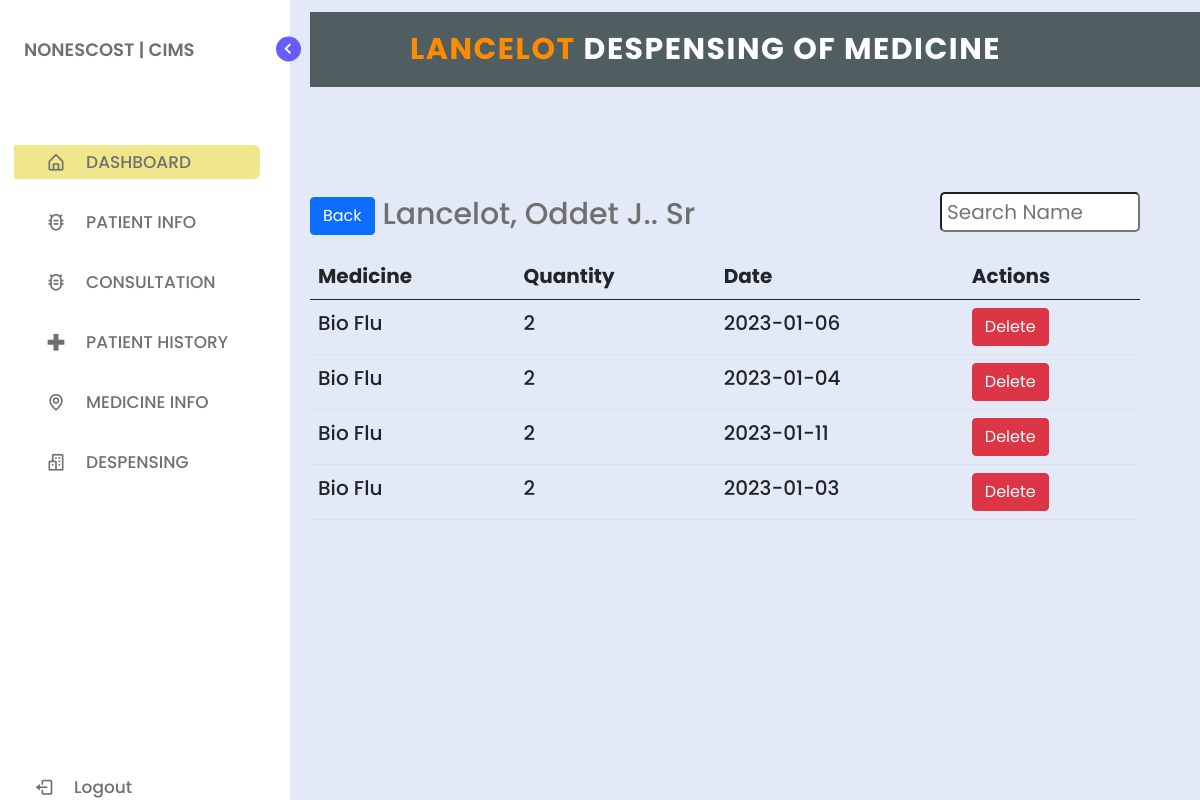
Screenshot of /view_despensing.php?id=13 with the database file from the repository.
### tables this page shows
CREATE TABLE `medical_records` (
  `id` int(11) NOT NULL,
  `med_id` varchar(11) NOT NULL,
  `f_name` varchar(255) NOT NULL,
  `m_name` varchar(255) NOT NULL,
  `l_name` varchar(255) NOT NULL,
  `suffix` varchar(255) NOT NULL,
  `consult_type` varchar(255) NOT NULL,
  `blood_pressure` varchar(255) NOT NULL,
  `findings` varchar(255) NOT NULL,
  `medication` varchar(255) NOT NULL,
  `consult_date` varchar(255) NOT NULL,
  `remarks` varchar(255) NOT NULL,
  `phy` varchar(255) NOT NULL,
  `access` varchar(255) NOT NULL
);

CREATE TABLE `tbl_despensing` (
  `id` int(11) NOT NULL,
  `despensing_id` varchar(255) NOT NULL,
  `med_name` varchar(255) NOT NULL,
  `qty` varchar(255) NOT NULL,
  `date` varchar(255) NOT NULL
);

### clinicclass.php (called while the page is built, shortened)
<?php
class Clinic
{
    private $server = "mysql:host=localhost;dbname=db_clinic";
    private $user = "root";
    private $pass = "";
    private $options = array(PDO::ATTR_ERRMODE => PDO::ERRMODE_EXCEPTION, PDO::ATTR_DEFAULT_FETCH_MODE => PDO::FETCH_ASSOC);
    public function openConnection()
    {
        try {
            $this->con = new PDO($this->server, $this->user, $this->pass, $this->options);
            return $this->con;
        } catch (PDOException $e) {
            echo "There is an error in the connection" . $e->getMessage();
        }
    }
    public function select_all_despensing($id) {
        $connection = $this->openConnection();
        $stmt = $connection->prepare("SELECT * FROM tbl_despensing WHERE despensing_id = ?");
        $stmt->execute([$id]);
        $patient = $stmt->fetchall();
        $total = $stmt->rowCount();
        if($total > 0) {
            return $patient;
        } else {
            return FALSE;
        }
    }
    public function select_single_record($id){
        $connection = $this->openConnection();
        $stmt = $connection->prepare("SELECT * FROM medical_records WHERE med_id = ?");
        $stmt->execute([$id]);
        $record = $stmt->fetch();
        $total = $stmt->rowCount();
        if($total > 0) {
            return $record;
        } else {
            return FALSE;
        }
    }
}
?>

### view_despensing.php (the view, shortened to what this page needs)
<?php
require_once('clinicclass.php');
$id = $_GET['id'];
$record = $clinic->select_single_record($id);
$all_recs = $clinic->select_all_despensing($id);
?>
<!DOCTYPE html>
<html lang="en">
<head>
    <link href="https://cdn.jsdelivr.net/npm/bootstrap@5.0.2/dist/css/bootstrap.min.css" rel="stylesheet">
    <link href="https://cdn.jsdelivr.net/npm/bootstrap@5.0.2/dist/css/bootstrap.min.css" rel="stylesheet">
    <link href="https://cdn.jsdelivr.net/npm/bootstrap@5.0.2/dist/css/bootstrap.min.css" rel="stylesheet">
    <link href="https://cdn.jsdelivr.net/npm/bootstrap@5.0.2/dist/css/bootstrap.min.css" rel="stylesheet">
    <link rel="stylesheet" href="style.css">
    <link href='https://unpkg.com/boxicons@2.1.1/css/boxicons.min.css' rel='stylesheet'>
</head>
<body>
    <nav class="sidebar">
        <header>
            <div class="image-text">
                <div class="text logo-text">
                    <span style="margin-left: -50px;" class="name">NONESCOST | CIMS</span>
                </div>
            </div>
            <i class='bx bx-chevron-right toggle'></i>
        </header>
        <div class="menu-bar">
            <div class="menu">
                <ul class="menu-links">
                    <li class="nav-link">
                        <a href="index.php" id="lop">
                            <i class='bx bx-home-alt icon'></i>
                            <span class="text nav-text">DASHBOARD</span>
                        </a>
                    </li>
                    <li class="nav-link">
                    <div class="dropdown" style="height: 30px;">
                        <a href="#">
                            <i class='bx bx-bug-alt icon'></i>
                            <span class="text">PATIENT INFO</span>
                            </div>
                    </li>
                    <li class="nav-link">
                    <div class="dropdown" style="height: 30px;">
                        <a href="list_of_prk.php">
                            <i class='bx bx-bug-alt icon'></i>
                            <span class="text">CONSULTATION</span>
                            </div>
                    </li>
                    <li class="nav-link">
                        <a href="patient_history.php">
                            <i class='bx bx-plus-medical icon plus-medical'></i>
                            <span class="text nav-text">PATIENT HISTORY</span>
                        </a>
                    </li>
                    <li class="nav-link">
                        <a href="medicine.php">
                            <i class='bx bx-map icon map'></i>
                            <span class="text nav-text">MEDICINE INFO</span>
                        </a>
                    </li>
                    <li class="nav-link">
                        <a href="despensing.php">
                            <i class='bx bx-buildings icon buildings'></i>
                            <span class="text nav-text">DESPENSING</span>
                        </a>
                    </li>
                </ul>
            </div>
            <div class="bottom-content">
                <li class="">
                    <a href="logout.php">
                        <i class='bx bx-log-out icon'></i>
                        <span class="text nav-text">Logout</span>
                    </a>
                </li>
            </div>
        </div>
    </nav>
    <section class="home">
        <div class="text">
        <nav>
                <div class="logo">
                    <p><span style="color:#FF8C00"><?= $record['f_name']?></span> DESPENSING OF MEDICINE</p>
                </div>
            </nav><br><br><br><br>
            <button class="btn btn-primary"><a href="despensing.php" style="color: white;text-decoration:none">Back</a></button>
            </button><?= $record['f_name']?>, <?= $record['l_name']?> <?= $record['m_name']?>. <?= $record['suffix']?>
            <input type="text" name="search_text" id="search_text" placeholder="Search Name" style="border-radius: 5px;height:40px;font-size:20px;float:right;padding: 5px;width:200px" />
            <div class="mt-3">
            <div class="scroll-bg-a">
                <div class="scroll-div-a" style="background-color:transparent">
                    <div class="scroll-object-a">
                    <table class="table" style="font-size: 20px;">
                        <thead>
                            <tr>
                                <th>Medicine</th>
                                <th>Quantity</th>
                                <th>Date</th>
                                <th>Actions</th>
                            </tr>
                        </thead>
                        <tbody>
                        <?php if($all_recs > 0){?>
                            <tr>
                            <?php foreach($all_recs as $all_rec){?>
                                <td><?= $all_rec['med_name']?></td>
                                <td><?= $all_rec['qty']?></td>
                                <td><?= $all_rec['date']?></td>
                                <td><button class="btn btn-danger">Delete</button></td>
                           </tr>
                           <?php } }?>
                        </tbody>
                    </table>
                    </div>
                </div>
            </div>
        </div>
    </section>
</body>
</html>

### style.css (style rules this page uses)
* { margin: 0; padding: 0; box-sizing: border-box; font-family: 'Poppins', sans-serif; }
:root { --body-color: #E4E9F7; --sidebar-color: #FFF; --primary-color: #695CFE; --primary-color-light: #F6F5FF; --toggle-color: #DDD; --text-color: #707070; --tran-03: all 0.2s ease; --tran-03: all 0.3s ease; --tran-04: all 0.3s ease; }
body { min-height: 100vh; background-color: var(--body-color); transition: var(--tran-05); }
.sidebar { position: fixed; top: 0; left: 0; height: 100%; width: 290px; padding: 10px 14px; background: var(--sidebar-color); transition: var(--tran-05); z-index: 100; }
.sidebar li { height: 50px; list-style: none; display: flex; align-items: center; margin-top: 10px; }
.sidebar header .image, .sidebar .icon { min-width: 60px; border-radius: 6px; }
.sidebar .icon { min-width: 60px; border-radius: 6px; height: 100%; display: flex; align-items: center; justify-content: center; font-size: 20px; }
.sidebar .text, .sidebar .icon { color: var(--text-color); transition: var(--tran-03); }
.sidebar .text { font-size: 17px; font-weight: 500; white-space: nowrap; opacity: 1; }
.sidebar header { position: relative; }
.sidebar header .image-text { display: flex; align-items: center; }
.sidebar header .logo-text { display: flex; flex-direction: column; }
header .image-text .name { margin-top: 2px; font-size: 18px; font-weight: 600; }
.sidebar header .toggle { position: absolute; top: 50%; right: -25px; transform: translateY(-50%) rotate(180deg); height: 25px; width: 25px; background-color: var(--primary-color); color: var(--sidebar-color); border-radius: 50%; display: flex; align-items: center; justify-content: center; font-size: 22px; cursor: pointer; transition: var(--tran-05); }
.sidebar .menu { margin-top: 40px; }
.sidebar li a { list-style: none; height: 100%; background-color: transparent; display: flex; align-items: center; height: 100%; width: 100%; border-radius: 6px; text-decoration: none; transition: var(--tran-03); }
.sidebar .menu-bar { height: calc(100% - 55px); display: flex; flex-direction: column; justify-content: space-between; overflow-y: scroll; }
.home { position: absolute; top: 0; top: 0; left: 250px; height: 100vh; width: calc(100% - 250px); background-color: var(--body-color); transition: var(--tran-05); }
.home .text { font-size: 30px; font-weight: 500; color: var(--text-color); padding: 12px 60px; }

### view_despensing.php (style rules this page uses)
nav { width: 83%; height: 75px; background-color: #505d61; line-height: 75px; padding: 0px 100px; position: fixed; z-index: 1; }
nav .logo { font-size: 30px; font-weight: bold; letter-spacing: 1.5px; }
nav .logo p { float: left; color: #fff; text-transform: uppercase; }
nav ul { float: right; }
nav ul li { display: inline-block; list-style: none; }
nav ul li a { color: #fff; text-decoration: none; font-size: 18px; text-transform: uppercase; padding: 0px 32px; }
#lop { background-color: #F0E68C; }
.scroll-bg-a { width: 100%; }
.scroll-div-a { width: 100%; background: white; height: 400px; overflow: hidden; overflow-y: scroll; }
.scroll-object-a { color: black; }
.dropdown { position: relative; display: inline-block; }

### rows the page displays
medical_records: f_name "LANCELOT", f_name "Lancelot", l_name "Oddet", m_name "J.", suffix "Sr"
tbl_despensing: med_name "Bio Flu", qty "2", date "2023-01-06"
tbl_despensing: med_name "Bio Flu", qty "2", date "2023-01-04"
tbl_despensing: med_name "Bio Flu", qty "2", date "2023-01-11"
tbl_despensing: med_name "Bio Flu", qty "2", date "2023-01-03"
